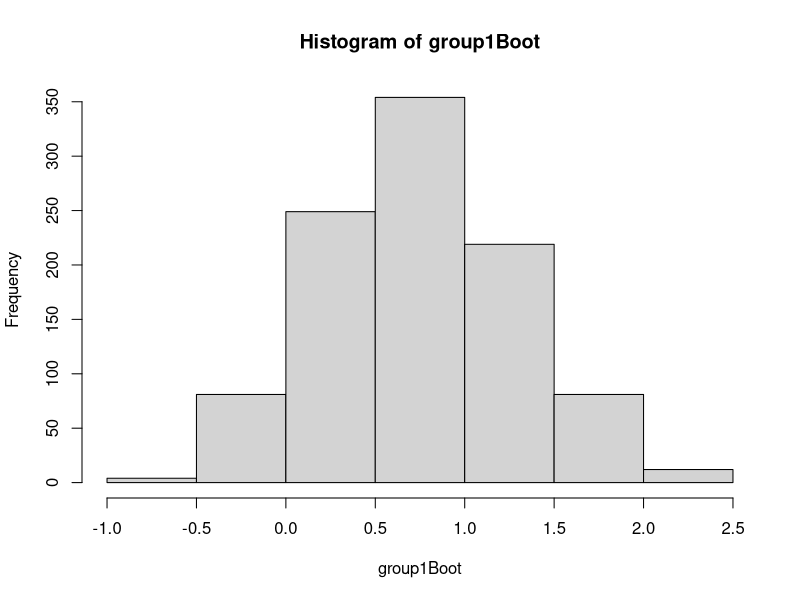
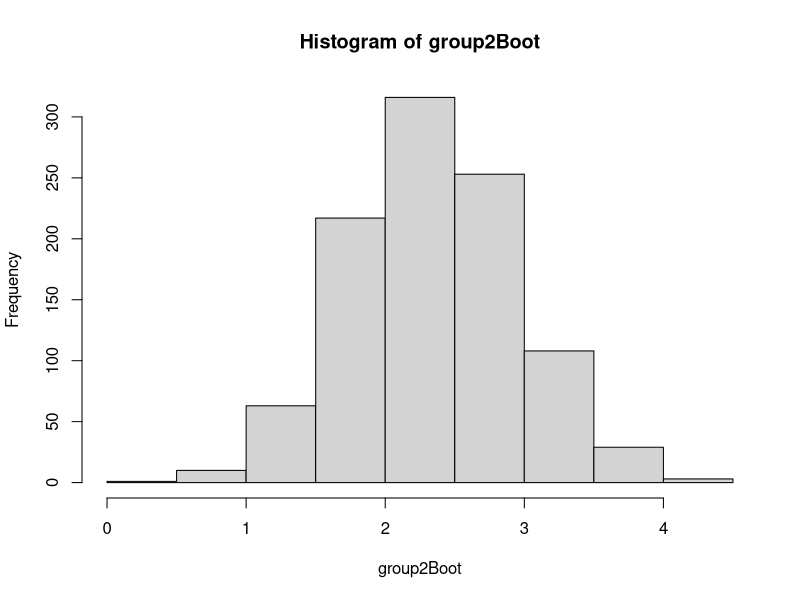

The R script that drew these images, in order:
 # exercise w4.2

# data from Cushny, A. R. and Peebles, A. R. (1905) 
# The action of optical isomers: II hyoscines. 
# The Journal of Physiology 32, 501-510.

library(datasets)
sleep   # extra is additional hours of sleep per night
        # group 2 is a soporific drug treatment  (10 subjects)  
        # group 1 is a control condition (same 10 subjects)

# get bootstrap estimates of the mean of each sample

sleepGroup1 <- sleep[sleep$group == 1, ]
sleepGroup2 <- sleep[sleep$group == 2, ]

group1Boot <- NULL
for(i in 1:1000) {group1Boot[i] <- mean(sample(sleepGroup1$extra, 10, replace = TRUE))}

group2Boot <- NULL
for(i in 1:1000) {group2Boot[i] <- mean(sample(sleepGroup2$extra, 10, replace = TRUE))}

# evaluate results graphically

hist(group1Boot)
hist(group2Boot)

# are the two samples different?
# The most striking difference is that control group is centered between 0 and 1 hours, whereas group 2 is concentrated between 2 and 3.
mean(group1Boot)
mean(group2Boot)
median(group1Boot)
median(group2Boot)
# This is confirmed looking at the means/medians: in general, group 2 gets 1.5 more hours of sleep

# which sample is more variable?
# Will use standard error: SD/sqrt(n)

sd(group1Boot) / sqrt(10)
sd(group2Boot) / sqrt(10)

# Group 2 is more variable than Group 1 (higher standard error)


# These data being paired we can estimate a net effect for the 10 subjects
# subtract drug (group2) from control (group 1)

sleep$net <- sleep$extra[sleep$group == 2] - sleep$extra[sleep$group == 1]
sleep <- sleep[sleep$group == 2, ]

# bootstrap and report a median estimate of the "net" extra sleep

netBoot <- NULL
for(i in 1:1000) {netBoot[i] <- median(sample(sleep$net, 10, replace = TRUE))}
median(netBoot)

# The median net effect is 1.3 hours extra sleep